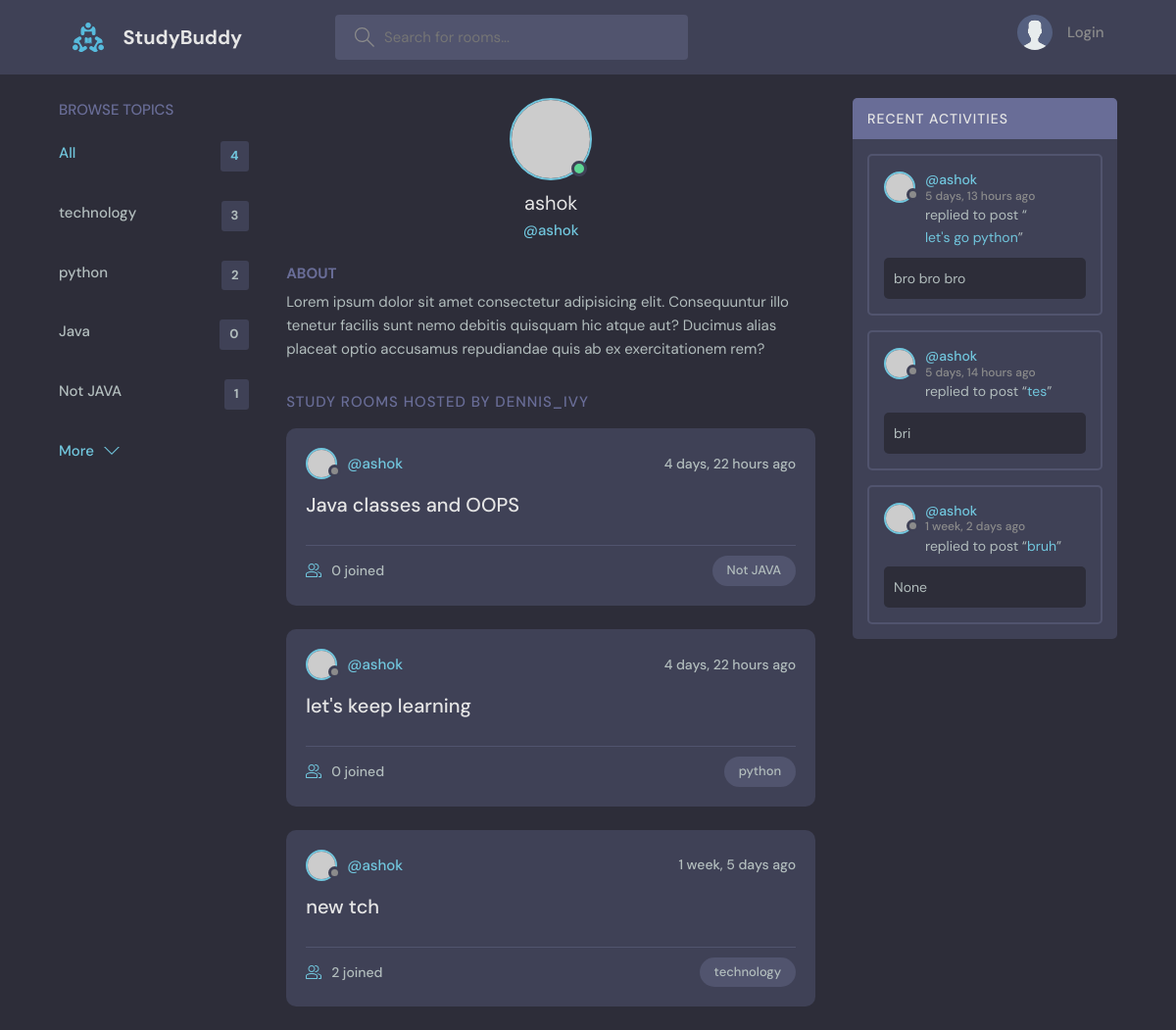
/profile/2/, run on an earlier commit of the app's database.
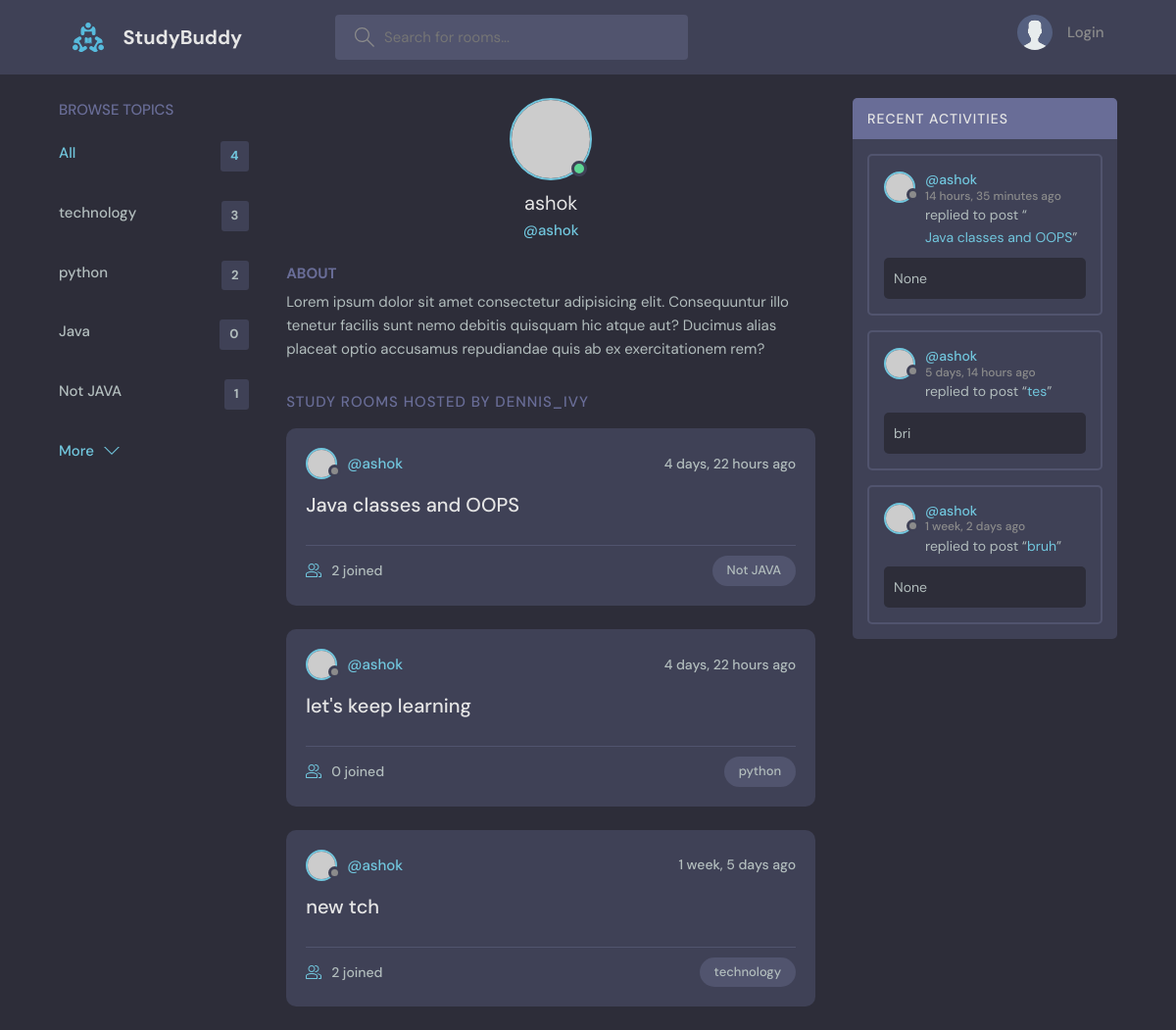
And on a later commit of the database.
### base/models.py (models this page shows, shortened)
class Topic(models.Model):
    name = models.CharField(max_length=200)

class Room(models.Model):
    host = models.ForeignKey(User, on_delete=models.SET_NULL, null=True)
    topic = models.ForeignKey(Topic, on_delete=models.SET_NULL, null=True)
    name = models.CharField(max_length=100)
    description = models.TextField(null=True, blank=True)
    participants = models.ManyToManyField(
        User, related_name='participants', blank=True)
    updated = models.DateTimeField(auto_now=True)
    created = models.DateTimeField(auto_now_add=True)
    class Meta:
        ordering = ('-updated','-created',)
    def __str__(self):
        return self.name

class Message(models.Model):
    user = models.ForeignKey(User, on_delete=models.CASCADE)
    room = models.ForeignKey(Room, on_delete=models.CASCADE)
    body = models.TextField(null=True, blank=True)
    updated = models.DateTimeField(auto_now=True)
    created = models.DateTimeField(auto_now_add=True)
    class Meta:
        ordering = ('-updated','-created',)

### base/views.py (the view)
# urls.py: path('profile/<str:pk>/', views.userProfile, name='user-profile'),
def userProfile(request, pk):
    user = User.objects.get(id=pk)
    rooms = user.room_set.all()
    room_messages = user.message_set.all()
    topics = Topic.objects.all()
    context = {'user': user, 'rooms': rooms, 'room_messages': room_messages, 'topics': topics}
    return render(request, 'base/profile.html', context)

### base/templates/base/profile.html (shortened to what this page needs)
{% extends 'main.html' %}
{% block content %}
<main class="profile-page layout layout--3">
    <div class="container">
      {% include 'base/topics_component.html' %}
      <div class="roomList">
        <div class="profile">
          <div class="profile__avatar">
            <div class="avatar avatar--large active">
              <img src="https://randomuser.me/api/portraits/men/11.jpg" />
            </div>
          </div>
          <div class="profile__info">
            <h3>{{user.username}}</h3>
            <p>@{{user.username}}</p>
          </div>
          <div class="profile__about">
            <h3>About</h3>
            <p>
              Lorem ipsum dolor sit amet consectetur adipisicing elit. Consequuntur illo tenetur
              facilis sunt nemo debitis quisquam hic atque aut? Ducimus alias placeat optio
              accusamus repudiandae quis ab ex exercitationem rem?
            </p>
          </div>
        </div>
        <div class="roomList__header">
          <div>
            <h2>Study Rooms Hosted by dennis_ivy</a>
            </h2>
          </div>
        </div>
        {% include 'base/feed_component.html' %}
      </div>
      {% include 'base/activity_component.html' %}
    </div>
  </main>
{% endblock content %}

### base/templates/base/topics_component.html
<div class="topics">
  <div class="topics__header">
    <h2>Browse Topics</h2>
  </div>
  <ul class="topics__list">
    <li>
      <a href="{% url 'home' %}" class="active">All <span>{{topics.count}}</span></a>
    </li>
    {% for topic in topics %}
    <li>
        <a href="{% url 'home'%}?q={{topic.name}}">{{topic.name}} <span>{{topic.room_set.all.count}}</span></a>
    </li>
    {% endfor %}
  </ul>
  <a class="btn btn--link" href="">
    More
    <svg
      version="1.1"
      xmlns="http://www.w3.org/2000/svg"
      width="32"
      height="32"
      viewBox="0 0 32 32"
    >
      <title>chevron-down</title>
      <path d="M16 21l-13-13h-3l16 16 16-16h-3l-13 13z"></path>
    </svg>
  </a>
</div>

### base/templates/base/feed_component.html (shortened to what this page needs)
{% for room in rooms %}
<div class="roomListRoom">
  <div class="roomListRoom__header">
    <a href="{% url 'user-profile' room.host.id %}" class="roomListRoom__author">
      <div class="avatar avatar--small">
        <img src="https://randomuser.me/api/portraits/women/11.jpg" />
      </div>
      <span>@{{room.host.username}}</span>
    </a>
    <div class="roomListRoom__actions">
      <span>{{room.created|timesince}} ago</span>
    </div>
  </div>
  <div class="roomListRoom__content">
    <a href="{% url 'room' room.id %}">{{room.name}}</a>
  </div>
  <div class="roomListRoom__meta">
    <a href="{% url 'room' room.id %}" class="roomListRoom__joined">
      {{room.participants.all.count}} joined
    </a>
    <p class="roomListRoom__topic">{{room.topic.name}}</p>
  </div>
</div>
{% endfor %}

### base/templates/base/activity_component.html (shortened to what this page needs)
<div class="activities">
  <div class="activities__header">
    <h2>Recent Activities</h2>
  </div>
  {% for message in room_messages %}
  <div class="activities__box">
    <div class="activities__boxHeader roomListRoom__header">
      <a
        href="{% url 'user-profile' message.user.id %}"
        class="roomListRoom__author"
      >
        <div class="avatar avatar--small">
          <img src="https://randomuser.me/api/portraits/women/11.jpg" />
        </div>
        <p>
          @{{message.user}}
          <span>{{message.created|timesince}} ago</span>
        </p>
      </a>
    </div>
    <div class="activities__boxContent">
      <p>
        replied to post “<a href="{% url 'room' message.room.id %}"
          >{{message.room}}</a
        >”
      </p>
      <div class="activities__boxRoomContent">{{message.body}}</div>
    </div>
  </div>
  {% endfor %}
</div>

What changed in the data, as far as the page shows it:
removed Message: user "ashok", created "5 days, 13 hours", room "let's go python", body "bro bro bro"
computed for Room "Java classes and OOPS": participants.all.count "0" → "2"
added Message: user "ashok", created "14 hours, 35 minutes", room "Java classes and OOPS", body "None"
